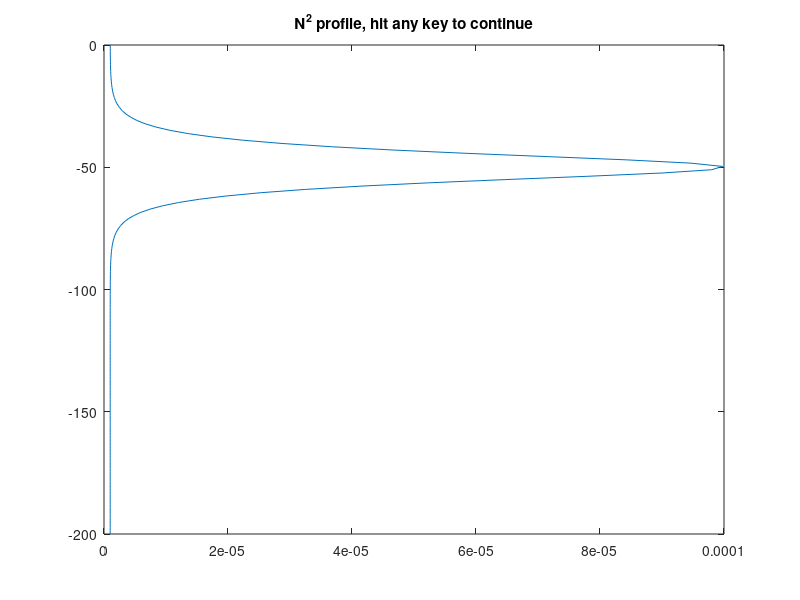
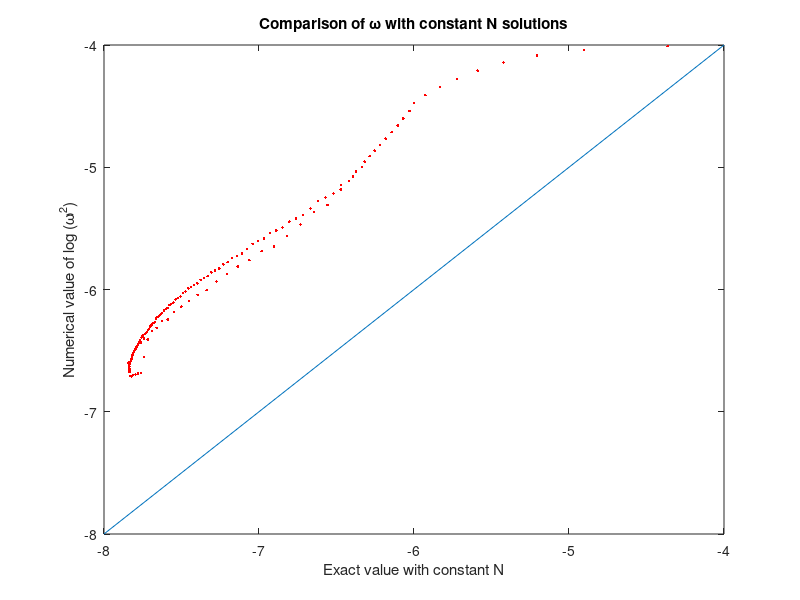
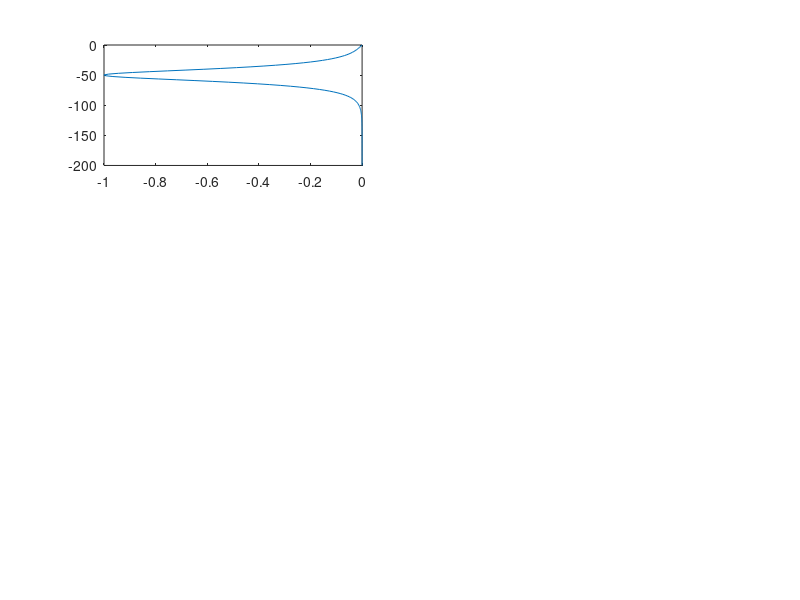

Reproduce these figures in MATLAB, in order. (Note: this script raises an error after producing the figures.)
clear all;
close all;
% PARAMETERS

f=0.0001;     % Coriolis frequency
N0=0.001;      % Lower bound of Brunt Vaisala frequency for analytical profile
N1=0.01;      % Upper bound of Brunt Vaisala frequency
H=200;        % Depth
PW=5;         % Half of analytical pycnocline width
PD=50;        % Pycnocline depth of analytical profile

KHS=0.01;     % KHS=l^2+m^2: square of horizontal wavenumber
KM=150;        % Number of calculation points including surface and bottom point

% Look at modes im1 to im2 (just adapt)

im1=1;

% Only three modes are plotted together so do not change the following line
im2=im1+2;

% Resulting grid spacing

DZ=H/(KM-1);  % Grid spacing


% Stratification profile and depth of discrete point k

for k=1:KM
    z(k)=-H+(k-1)*DZ;
    NS(k)=N0^2+(N1^2-N0^2)/cosh(z(k)/5+10); 
end

subplot(1,1,1)    
plot(NS,z)                      % show profile
title('N^2 profile, hit any key to continue')
pause
figure

eps=DZ^2*KHS;         % epsilon of the theory
% Be careful about the limits..., now KM-2 is the real size of the problem, surface and bottom being eliminated
for k=1:KM-2,
    al(k)=eps*(NS(k+1)/f^2); % part of the diagnal of B
end

% Filling in of (KM-2)x(KM-2) square matrix B

for i=1:KM-2,
    for j=1:KM-2,
        B(i,j)=0;
    end
    im=max(1,i-1);       %for first line
    ip=min(KM-2,i+1);    %for last line
    B(i,im)=-1;          %rubbush if i=1
    B(i,ip)=-1;          %rubbish if i=KM-2
    B(i,i)=2+al(i);      % but corrected in both cases since then im=i or ip=i
end

% Same fo matrix C

for i=1:KM-2,
    for j=1:KM-2,
        C(i,j)=0;
    end
    im=max(1,i-1);
    ip=min(KM-2,i+1);
    C(i,im)=-1;
    C(i,ip)=-1;
    C(i,i)=2+eps;
end

% Several ways to calcule eigenvalues
% transformation into classic problem
A=B*inv(C);
[Wt,lambda]=eig(A);
W=inv(C)*Wt;

% Or use of generalized eigenvalue solver
[Wb,lambdab]=eig(B,C,'qz');

% Preparation of outputs including first and last grid point

for i=1:KM-2,
    we(i)=(KHS*N1^2+f^2*(i*pi/H)^2)/(KHS+(i*pi/H)^2); %exact solution for constant N (put N1=N0)
    wc(i)=f^2*lambda(i,i);                                %numerical solution
end

% for comparison with constant N^2 case

x1(1)=log10(f^2);
x2(1)=x1(1);
x1(2)=log10(N1^2);
x2(2)=x1(2);

subplot(1,1,1)    
plot(log10(wc),log10(we),'r.',x1,x2)                      % show regression with exact solution (only relevant for constant N)
title('Comparison of \omega with constant N solutions')
ylabel('Numerical value of log (\omega^2)')
xlabel('Exact value with constant N')
figure


idel=im2-im1+1;



for imode=im1:im2   % loop on modes asked for
    
    for i=1:KM-2
        WM(i+1)=W(i,imode);     %spatial function method Aw=lw
        WMB(i+1)=Wb(i,imode);   %spatial function method Bw=lCw
        om(i+1)=f^2*lambda(imode,imode);  %omega square
    end
    
    WM(1)=0;             %filling of boundary conditions
    WM(KM)=0;
    om(1)=om(2);
    om(KM)=om(KM-1);
    WMB(1)=0;
    WMB(KM)=0;
    
    fname=[ 'mode' int2str(imode) '.ps'];
    tname=[' eigenvalue ' , int2str(imode), ' : \omega^2=', num2str(sqrt(wc(imode)))];
    subplot(idel,2,1+2*(imode-im1))
    plot(WMB,z)
    legend('w',3)
    ylabel('z')
    subplot(idel,2,2+2*(imode-im1))
    plot(log10(NS),z,log10(om),z)
    axis([-8 -4 -200 0])
    title(tname)
    legend('log(N^2)','log(\omega^2)',3)
    ylabel('z')
    
end

